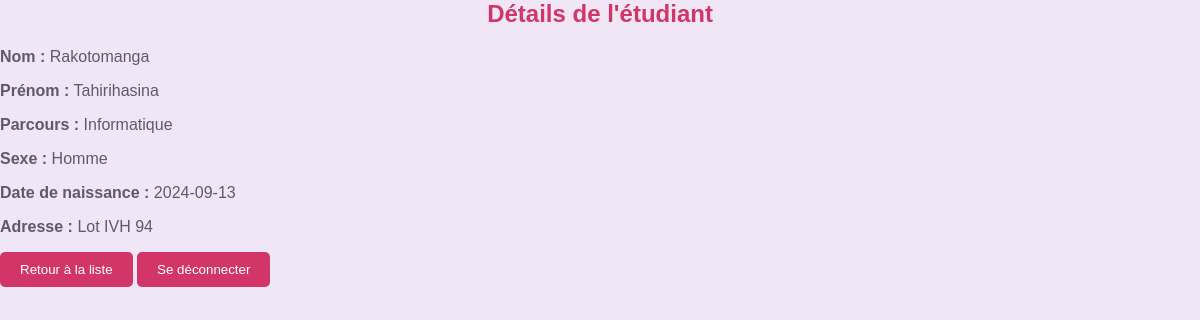
/admin/voir.php?id=1, run on the app's committed database.
### tables this page shows
CREATE TABLE `etudiant` (
  `id` int NOT NULL AUTO_INCREMENT,
  `nom` varchar(50) DEFAULT NULL,
  `prenom` varchar(50) DEFAULT NULL,
  `parcours` varchar(100) DEFAULT NULL,
  `sexe` enum('Homme','Femme') DEFAULT NULL,
  `date_naissance` date DEFAULT NULL,
  `adresse` text,
  PRIMARY KEY (`id`)
);

### admin/voir.php (the view, shortened to what this page needs)
<?php
include('config.php');
$id = $_GET['id'];
try {
    $sql = "SELECT * FROM etudiant WHERE id = ?";
    $stmt = $conn->prepare($sql);
    $stmt->execute([$id]);
    $etudiant = $stmt->fetch(PDO::FETCH_ASSOC);
} catch (PDOException $e) {
    echo "Erreur : " . $e->getMessage();
}
?>
<link rel="stylesheet" href="styles.css">
<h2>Détails de l'étudiant</h2>
<p><strong>Nom :</strong> <?= $etudiant['nom']; ?></p>
<p><strong>Prénom :</strong> <?= $etudiant['prenom']; ?></p>
<p><strong>Parcours :</strong> <?= $etudiant['parcours']; ?></p>
<p><strong>Sexe :</strong> <?= $etudiant['sexe']; ?></p>
<p><strong>Date de naissance :</strong> <?= $etudiant['date_naissance']; ?></p>
<p><strong>Adresse :</strong> <?= $etudiant['adresse']; ?></p>
<button><a href="display.php">Retour à la liste</a></button>
<button><a href="logout.php">Se déconnecter</a></button>

### admin/styles.css (style rules this page uses)
h2 { text-align: center; color: #d23669; }
a { text-decoration: none; color: #d23669; }
button a { text-decoration: none; color: #ffffff; }
button { padding: 10px 20px; background-color: #d23669; border: none; border-radius: 5px; cursor: pointer; }
p { font-size: 16px; color: #5f5a67; }

### data on the page
etudiant: nom "Rakotomanga", prenom "Tahirihasina", parcours "Informatique", sexe "Homme", date_naissance "2024-09-13", adresse "Lot IVH 94"
